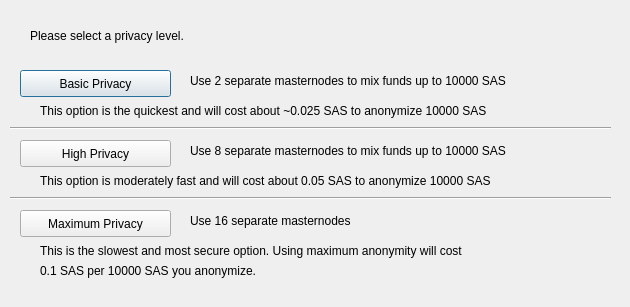
<?xml version="1.0" encoding="UTF-8"?>
<ui version="4.0">
 <class>ObfuscationConfig</class>
 <widget class="QDialog" name="ObfuscationConfig">
  <property name="geometry">
   <rect>
    <x>0</x>
    <y>0</y>
    <width>630</width>
    <height>307</height>
   </rect>
  </property>
  <property name="windowTitle">
   <string>Configure Obfuscation</string>
  </property>
  <widget class="QPushButton" name="buttonBasic">
   <property name="geometry">
    <rect>
     <x>20</x>
     <y>70</y>
     <width>151</width>
     <height>27</height>
    </rect>
   </property>
   <property name="text">
    <string>Basic Privacy</string>
   </property>
  </widget>
  <widget class="QPushButton" name="buttonHigh">
   <property name="geometry">
    <rect>
     <x>20</x>
     <y>140</y>
     <width>151</width>
     <height>27</height>
    </rect>
   </property>
   <property name="text">
    <string>High Privacy</string>
   </property>
  </widget>
  <widget class="QPushButton" name="buttonMax">
   <property name="geometry">
    <rect>
     <x>20</x>
     <y>210</y>
     <width>151</width>
     <height>27</height>
    </rect>
   </property>
   <property name="text">
    <string>Maximum Privacy</string>
   </property>
  </widget>
  <widget class="QLabel" name="label">
   <property name="geometry">
    <rect>
     <x>30</x>
     <y>20</y>
     <width>571</width>
     <height>31</height>
    </rect>
   </property>
   <property name="text">
    <string>Please select a privacy level.</string>
   </property>
  </widget>
  <widget class="QLabel" name="label_2">
   <property name="geometry">
    <rect>
     <x>190</x>
     <y>70</y>
     <width>421</width>
     <height>21</height>
    </rect>
   </property>
   <property name="text">
    <string>Use 2 separate masternodes to mix funds up to 10000 SAS</string>
   </property>
  </widget>
  <widget class="QLabel" name="label_3">
   <property name="geometry">
    <rect>
     <x>190</x>
     <y>140</y>
     <width>411</width>
     <height>21</height>
    </rect>
   </property>
   <property name="text">
    <string>Use 8 separate masternodes to mix funds up to 10000 SAS</string>
   </property>
  </widget>
  <widget class="QLabel" name="label_4">
   <property name="geometry">
    <rect>
     <x>190</x>
     <y>210</y>
     <width>421</width>
     <height>21</height>
    </rect>
   </property>
   <property name="text">
    <string>Use 16 separate masternodes</string>
   </property>
  </widget>
  <widget class="QLabel" name="label_6">
   <property name="geometry">
    <rect>
     <x>40</x>
     <y>100</y>
     <width>561</width>
     <height>21</height>
    </rect>
   </property>
   <property name="text">
    <string>This option is the quickest and will cost about ~0.025 SAS to anonymize 10000 SAS</string>
   </property>
  </widget>
  <widget class="QLabel" name="label_7">
   <property name="geometry">
    <rect>
     <x>40</x>
     <y>170</y>
     <width>561</width>
     <height>21</height>
    </rect>
   </property>
   <property name="text">
    <string>This option is moderately fast and will cost about 0.05 SAS to anonymize 10000 SAS</string>
   </property>
  </widget>
  <widget class="QLabel" name="label_8">
   <property name="geometry">
    <rect>
     <x>40</x>
     <y>240</y>
     <width>561</width>
     <height>21</height>
    </rect>
   </property>
   <property name="text">
    <string>This is the slowest and most secure option. Using maximum anonymity will cost</string>
   </property>
  </widget>
  <widget class="QLabel" name="label_9">
   <property name="geometry">
    <rect>
     <x>40</x>
     <y>260</y>
     <width>561</width>
     <height>21</height>
    </rect>
   </property>
   <property name="text">
    <string>0.1 SAS per 10000 SAS you anonymize.</string>
   </property>
  </widget>
  <widget class="Line" name="line">
   <property name="geometry">
    <rect>
     <x>10</x>
     <y>120</y>
     <width>601</width>
     <height>16</height>
    </rect>
   </property>
   <property name="orientation">
    <enum>Qt::Horizontal</enum>
   </property>
  </widget>
  <widget class="Line" name="line_2">
   <property name="geometry">
    <rect>
     <x>10</x>
     <y>190</y>
     <width>601</width>
     <height>16</height>
    </rect>
   </property>
   <property name="orientation">
    <enum>Qt::Horizontal</enum>
   </property>
  </widget>
 </widget>
 <resources/>
 <connections/>
</ui>
